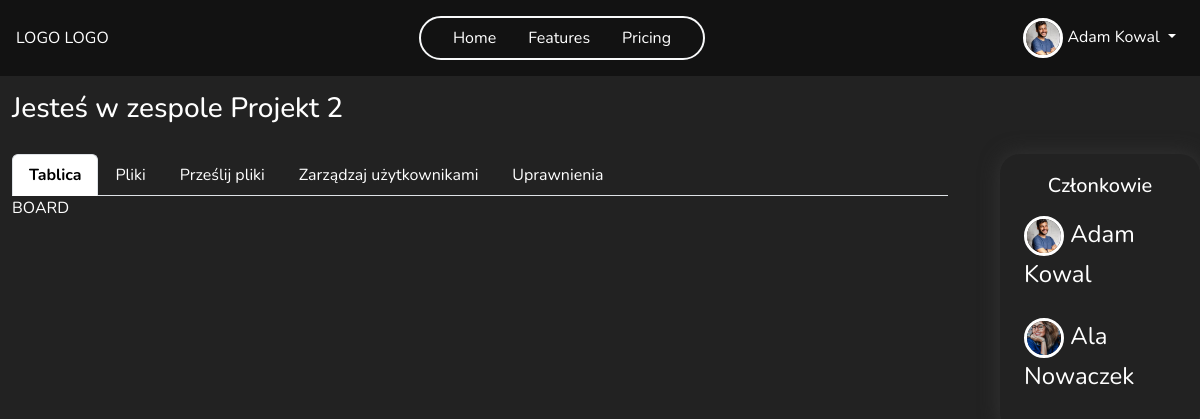
The page /team/4/board (signed in) on the database as committed earlier.
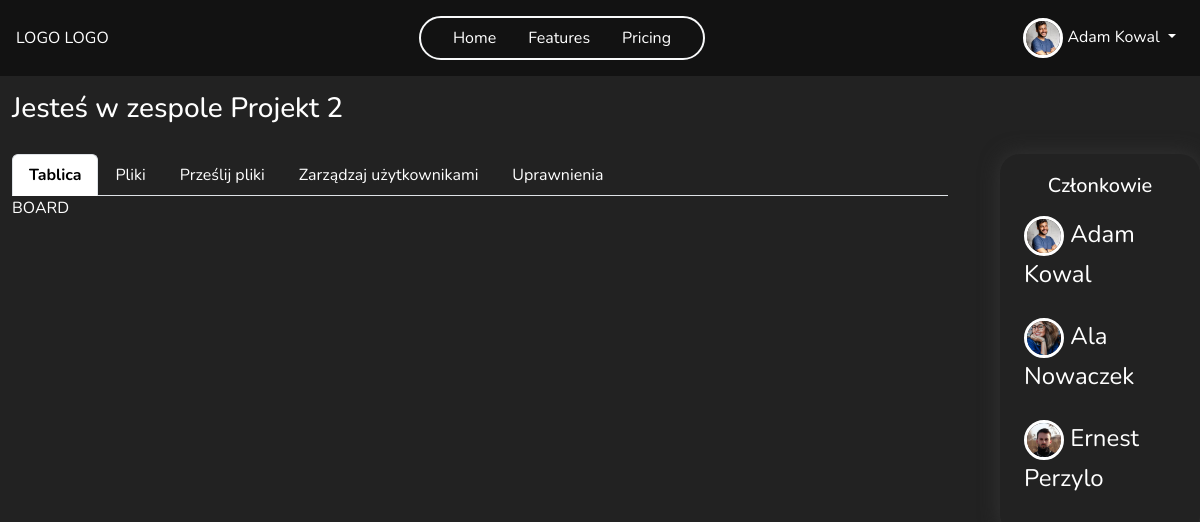
The same page on the database as committed later.
### main/models.py (models this page shows, shortened)
class TeamMembership(models.Model):
    user = models.ForeignKey(User, on_delete=models.CASCADE)
    team = models.ForeignKey(Team, on_delete=models.CASCADE)
    groups = models.ManyToManyField(Group)
    def get_fullname_member(self):
        return f'{self.user.get_full_name()}'

class Profile(models.Model):
    user = models.OneToOneField(User, on_delete=models.CASCADE)
    image = models.ImageField(default='default.jpg', upload_to=UniqueFileName('profile_pics'))
    bio = models.TextField(max_length=500, blank=True, null=True)
    country = CountryField(default = 'PL')
    age = models.PositiveSmallIntegerField(blank=True, null=True)
    phone_number = models.CharField(max_length=20, blank=True, null=True)
    website = models.CharField(max_length=255, blank=True, null=True)

### main/views.py (the view)
# urls.py: path('team/<int:id>/board', views.team_board, name='team_board'),
@login_required
def team_board(request, id):
    team, members = get_team_and_members(id)
    if request.user.is_authenticated:
        user = request.user
        user_permissions = get_user_perms(user, team)
    context = {'team':team, 'members':members, 'user':user, 'user_permissions':user_permissions}
    return render(request, 'teams/team_detail.html', context=context)

### main/models.py (called while the page is built)
    def get_members(self):
        return TeamMembership.objects.filter(team=self)

### main/permission_tools.py (called while the page is built)
def get_user_perms(user, team):
    team_membership = TeamMembership.objects.filter(user=user, team=team).first()
    user_permissions = []
    if team_membership:
        group = team_membership.groups.first()
        if group:
            user_permissions += list(group.permissions.values_list('codename', flat=True))
    return user_permissions

### main/views.py (called while the page is built)
def get_team_and_members(id):
    team = get_object_or_404(Team, pk=id)
    members = team.get_members()
    return team, members

### main/templates/teams/team_detail.html (shortened to what this page needs)
{% extends "main/base.html" %}
{% load crispy_forms_tags %}
{% block navbar %}
    {% include 'main/navbar.html' %}
{% endblock navbar %}
{% block content %}
<div class="container-fluid team-container ">
  <h3 class="mt-3">Jesteś w zespole {{team.name}}</h3>
    <div class="row ">
        <div class="col-10 team-col">
            <ul class="nav nav-tabs">
                <li class="nav-item">
                  <a class="nav-link" aria-current="page" href="{% url 'team_board' team.id %}">Tablica</a>
                </li>
                <li class="nav-item">
                  <a class="nav-link" href="{% url 'team_files' team.id %}">Pliki</a>
                </li>
                <li class="nav-item">
                  <a class="nav-link" href="{% url 'team_add_file' team.id %}">Prześlij pliki</a>
                </li>
                {% if 'manage_perms' in user_permissions %}
                  <li class="nav-item">
                    <a class="nav-link" href="{% url 'team_members' team.id %}">Zarządzaj użytkownikami</a>
                  </li>
                  <li class="nav-item">
                    <a class="nav-link" href="{% url 'team_permission' team.id %}">Uprawnienia</a>
                  </li>
                  {% elif 'delete_member' in user_permissions and 'add_new_member' in user_permissions %}
                  <li class="nav-item">
                    <a class="nav-link" href="{% url 'team_members' team.id %}">Zarządzaj użytkownikami</a>
                  </li>
                {% endif %}
              </ul>
            <div class="team-content">
              {% block team-content %}
                BOARD
              {% endblock team-content %}
            </div>
        </div>
        <div class="col-2 members-col" >
            <h5 class="text-center ">Członkowie</h5>
          {% for member in members %}
            <div class="row d-flex align-items-center ">
                <div class="member-name d-flex justify-content-between ">
                    <div>
                      <img src="{{ member.user.profile.image.url }}" class="rounded-circle img-profile">
                      {{member.get_fullname_member}}
                    </div>
                </div>
            </div>
          {% endfor %}
        </div>
    </div>
</div>
{% endblock content %}

Rows that differ between the two databases and show on the page:
added TeamMembership: user.profile.image (picture), get_fullname_member "Ernest Perzylo"
